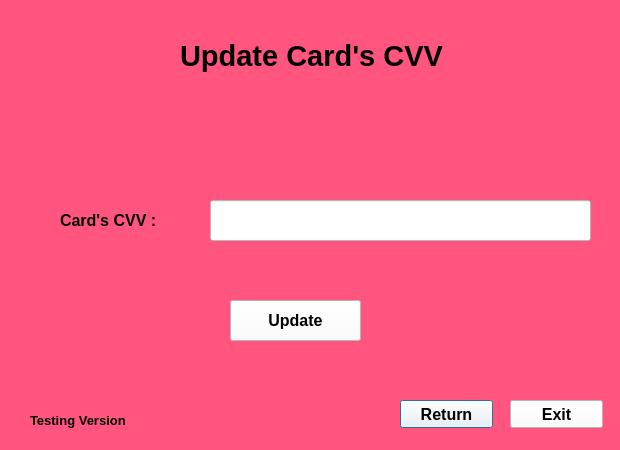
<?xml version="1.0" encoding="UTF-8"?>
<ui version="4.0">
 <class>Dialog</class>
 <widget class="QDialog" name="Dialog">
  <property name="geometry">
   <rect>
    <x>0</x>
    <y>0</y>
    <width>620</width>
    <height>450</height>
   </rect>
  </property>
  <property name="windowTitle">
   <string>Dialog</string>
  </property>
  <property name="styleSheet">
   <string notr="true">background-color: rgb(255, 85, 127);</string>
  </property>
  <widget class="QLabel" name="label_4">
   <property name="geometry">
    <rect>
     <x>180</x>
     <y>20</y>
     <width>381</width>
     <height>71</height>
    </rect>
   </property>
   <property name="font">
    <font>
     <family>MS Sans Serif</family>
     <pointsize>22</pointsize>
     <weight>75</weight>
     <bold>true</bold>
     <strikeout>false</strikeout>
    </font>
   </property>
   <property name="text">
    <string>Update Card's CVV</string>
   </property>
  </widget>
  <widget class="QLabel" name="label_2">
   <property name="geometry">
    <rect>
     <x>30</x>
     <y>410</y>
     <width>131</width>
     <height>20</height>
    </rect>
   </property>
   <property name="font">
    <font>
     <family>MS Sans Serif</family>
     <pointsize>10</pointsize>
     <weight>75</weight>
     <bold>true</bold>
    </font>
   </property>
   <property name="text">
    <string>Testing Version</string>
   </property>
  </widget>
  <widget class="QPushButton" name="ReturnButton">
   <property name="geometry">
    <rect>
     <x>400</x>
     <y>400</y>
     <width>93</width>
     <height>28</height>
    </rect>
   </property>
   <property name="font">
    <font>
     <family>MS Sans Serif</family>
     <pointsize>12</pointsize>
     <weight>75</weight>
     <bold>true</bold>
    </font>
   </property>
   <property name="styleSheet">
    <string notr="true">background-color: rgb(255, 255, 255);</string>
   </property>
   <property name="text">
    <string>Return</string>
   </property>
  </widget>
  <widget class="QPushButton" name="Update">
   <property name="geometry">
    <rect>
     <x>230</x>
     <y>300</y>
     <width>131</width>
     <height>41</height>
    </rect>
   </property>
   <property name="font">
    <font>
     <family>MS Sans Serif</family>
     <pointsize>12</pointsize>
     <weight>75</weight>
     <bold>true</bold>
    </font>
   </property>
   <property name="styleSheet">
    <string notr="true">background-color: rgb(255, 255, 255);</string>
   </property>
   <property name="text">
    <string>Update</string>
   </property>
  </widget>
  <widget class="QLabel" name="label_5">
   <property name="geometry">
    <rect>
     <x>60</x>
     <y>200</y>
     <width>111</width>
     <height>41</height>
    </rect>
   </property>
   <property name="font">
    <font>
     <family>MS Sans Serif</family>
     <pointsize>12</pointsize>
     <weight>75</weight>
     <bold>true</bold>
     <strikeout>false</strikeout>
    </font>
   </property>
   <property name="styleSheet">
    <string notr="true"/>
   </property>
   <property name="text">
    <string>Card's CVV :</string>
   </property>
  </widget>
  <widget class="QPushButton" name="Exit">
   <property name="geometry">
    <rect>
     <x>510</x>
     <y>400</y>
     <width>93</width>
     <height>28</height>
    </rect>
   </property>
   <property name="font">
    <font>
     <family>MS Sans Serif</family>
     <pointsize>12</pointsize>
     <weight>75</weight>
     <bold>true</bold>
    </font>
   </property>
   <property name="styleSheet">
    <string notr="true">background-color: rgb(255, 255, 255);</string>
   </property>
   <property name="text">
    <string>Exit</string>
   </property>
  </widget>
  <widget class="QLineEdit" name="CardCVV">
   <property name="geometry">
    <rect>
     <x>210</x>
     <y>200</y>
     <width>381</width>
     <height>41</height>
    </rect>
   </property>
   <property name="styleSheet">
    <string notr="true">background-color: rgb(255, 255, 255);</string>
   </property>
  </widget>
 </widget>
 <resources/>
 <connections/>
</ui>
